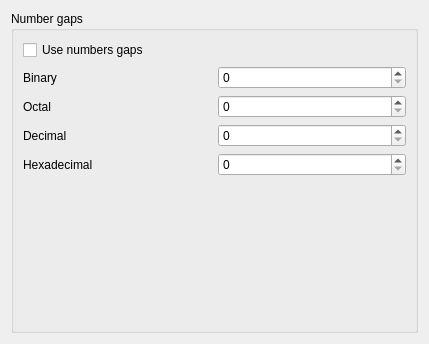
<?xml version="1.0" encoding="UTF-8"?>
<ui version="4.0">
 <class>FontsSettingsForm</class>
 <widget class="QWidget" name="FontsSettingsForm">
  <property name="geometry">
   <rect>
    <x>0</x>
    <y>0</y>
    <width>429</width>
    <height>344</height>
   </rect>
  </property>
  <property name="windowTitle">
   <string>Form</string>
  </property>
  <layout class="QVBoxLayout" name="verticalLayout">
   <item>
    <widget class="QGroupBox" name="groupBox">
     <property name="title">
      <string>Number gaps</string>
     </property>
     <layout class="QVBoxLayout" name="verticalLayout_2">
      <item>
       <widget class="QCheckBox" name="use_numbers_gaps">
        <property name="text">
         <string>Use numbers gaps</string>
        </property>
       </widget>
      </item>
      <item>
       <layout class="QGridLayout" name="gridLayout">
        <item row="0" column="1">
         <widget class="QSpinBox" name="binary_gap">
          <property name="maximum">
           <number>10</number>
          </property>
         </widget>
        </item>
        <item row="1" column="1">
         <widget class="QSpinBox" name="octal_gap">
          <property name="maximum">
           <number>10</number>
          </property>
         </widget>
        </item>
        <item row="0" column="0">
         <widget class="QLabel" name="label">
          <property name="text">
           <string>Binary</string>
          </property>
         </widget>
        </item>
        <item row="2" column="1">
         <widget class="QSpinBox" name="decimal_gap">
          <property name="maximum">
           <number>10</number>
          </property>
         </widget>
        </item>
        <item row="1" column="0">
         <widget class="QLabel" name="label_2">
          <property name="text">
           <string>Octal</string>
          </property>
         </widget>
        </item>
        <item row="2" column="0">
         <widget class="QLabel" name="label_3">
          <property name="text">
           <string>Decimal</string>
          </property>
         </widget>
        </item>
        <item row="3" column="0">
         <widget class="QLabel" name="label_4">
          <property name="text">
           <string>Hexadecimal</string>
          </property>
         </widget>
        </item>
        <item row="3" column="1">
         <widget class="QSpinBox" name="hexadecimal_gap">
          <property name="maximum">
           <number>10</number>
          </property>
         </widget>
        </item>
       </layout>
      </item>
      <item>
       <spacer name="verticalSpacer">
        <property name="orientation">
         <enum>Qt::Vertical</enum>
        </property>
        <property name="sizeHint" stdset="0">
         <size>
          <width>20</width>
          <height>40</height>
         </size>
        </property>
       </spacer>
      </item>
     </layout>
    </widget>
   </item>
  </layout>
 </widget>
 <resources/>
 <connections/>
</ui>
